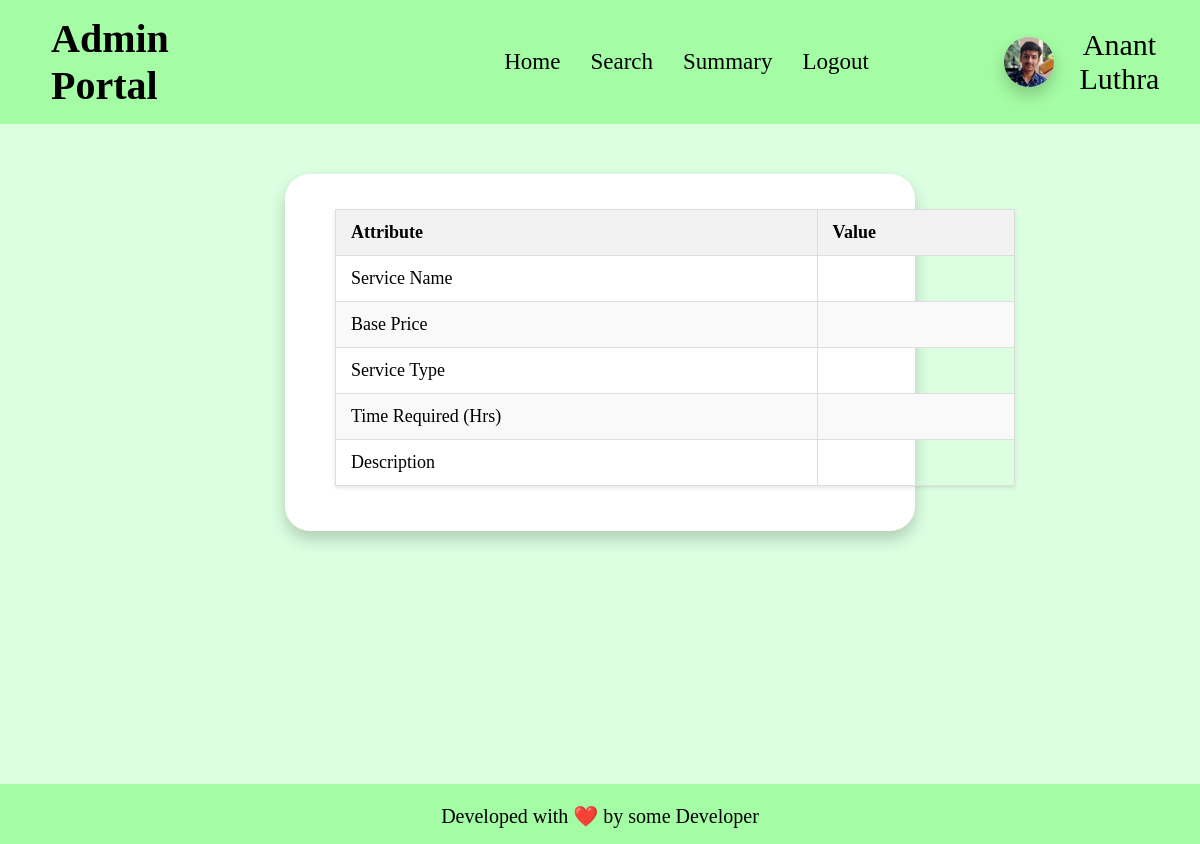
Before: /view_service/3 with the older database file.
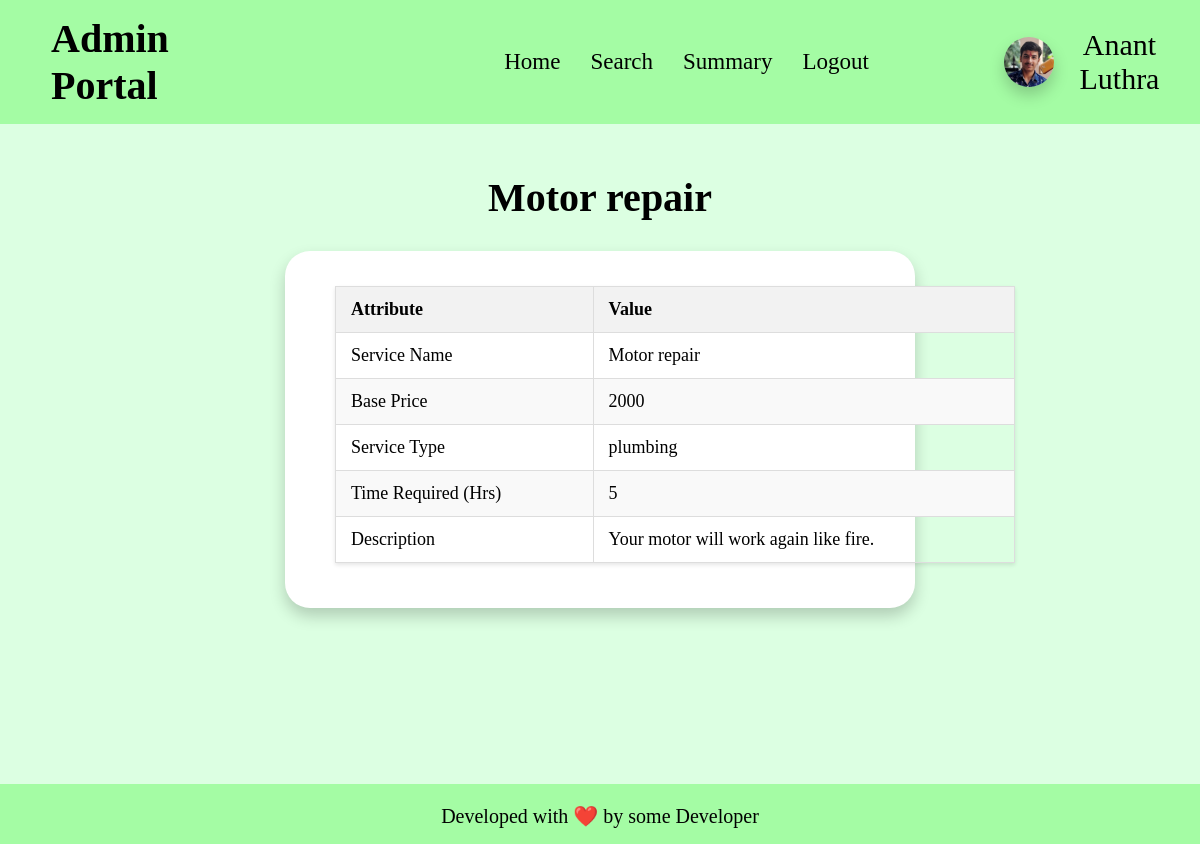
After: the same page with the newer database file.
### app.py (models this page shows)
class service(db.Model):
    __tablename__ = "service"
    id = db.Column(db.Integer, primary_key=True, autoincrement=True)
    name = db.Column(db.String, nullable=False)
    base_price = db.Column(db.Integer, nullable=False)
    time_required = db.Column(db.Integer, nullable=False)
    description = db.Column(db.String, nullable=False)
    status = db.Column(db.Boolean, default = False)
    type = db.Column(db.String, nullable=False)
    professionals = db.relationship('professional', back_populates='service_type')
    service_requests = db.relationship('service_request', backref='service', cascade='all, delete-orphan')

### app.py (the view)
@app.route("/view_service/<int:id>")
def view_service(id):
    if request.method == "GET":
        ser = service.query.filter_by(id = id).first()
        return render_template("view_service.html", service = ser, admin_name = ADMIN_NAME)
    else:
        return "Invalid Request"

### templates/view_service.html (shortened to what this page needs)
<!DOCTYPE html>
<html lang="en">
<head>
    <link rel="stylesheet" href="/static/css/profile-block.css">
    <link rel="stylesheet" href="/static/css/basic.css">
</head>
<body>
    <header>
        <h1>Admin Portal</h1>
        <ul>
            <li><a href="/admin_home">Home</a></li>
            <li><a href="/admin_search">Search</a></li>
            <li><a href="/admin_summary">Summary</a></li>
            <li><a href="/admin_logout">Logout</a></li>
        </ul>
        <div id="user-info">
            <img id="user-pic" src="/static/anant-pic.jpg" alt="Profile Picture">
            <div>{{admin_name}}</div>
        </div>
    </header>
    <main>
        <h1 id="logheading">{{service.name}}</h1>
        <div id="main">
            <table class="styled-table">
                <thead>
                    <tr>
                        <th>Attribute</th>
                        <th>Value</th>
                    </tr>
                </thead>
                <tbody>
                    <tr>
                        <td>Service Name</td>
                        <td>{{service.name}}</td>
                    </tr>
                    <tr>
                        <td>Base Price</td>
                        <td>{{service.base_price}}</td>
                    </tr>
                    <tr>
                        <td>Service Type</td>
                        <td>{{service.type}}</td>
                    </tr>
                    <tr>
                        <td>Time Required (Hrs)</td>
                        <td>{{service.time_required}}</td>
                    </tr>
                    <tr>
                        <td>Description</td>
                        <td>{{service.description}}</td>
                    </tr>
                </tbody>
            </table>
        </div>
    </main>
    <footer>
        <p>
            Developed with ❤️ by some Developer
        </p>
    </footer>
</body>
</html>

Changed rows visible on the page:
added service: name "Motor repair", base_price "2000", type "plumbing", time_required "5", description "Your motor will work again like fire."
